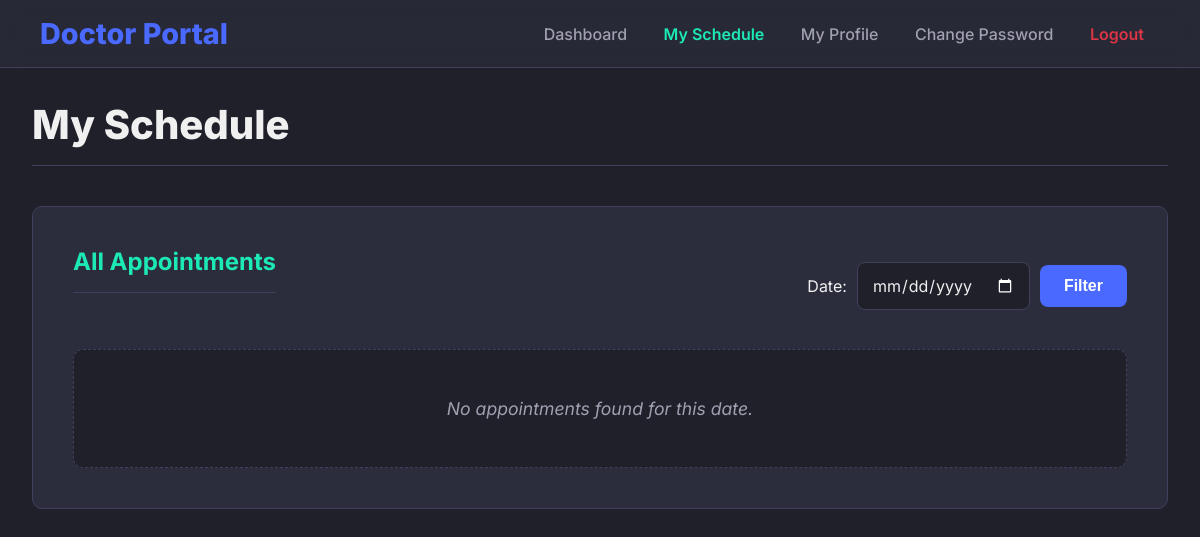
/doctor/schedule/ (signed in), run on an earlier commit of the app's database.
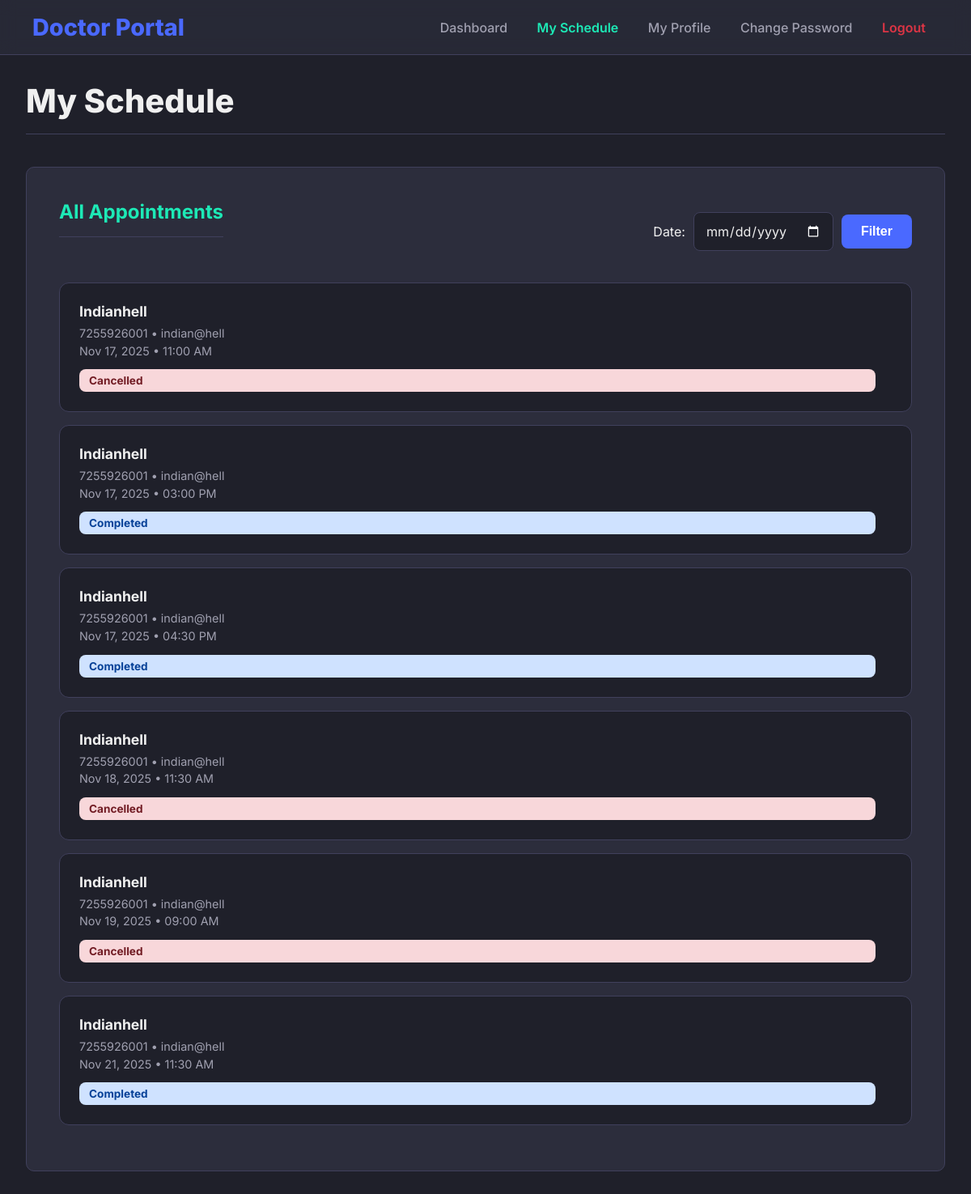
And on a later commit of the database.
### apponiment/models.py (models this page shows, shortened)
class Appointment(models.Model):
    STATUS = (
        ('Pending', 'Pending'),
        ('Approved', 'Approved'),
        ('Cancelled', 'Cancelled'),
        ('Completed', 'Completed'),
    )
    patient = models.ForeignKey(Patient, on_delete=models.CASCADE)
    doctor = models.ForeignKey(Doctor, on_delete=models.CASCADE)
    appointment_date = models.DateField()
    appointment_time = models.TimeField()
    status = models.CharField(max_length=20, choices=STATUS, default='Pending')
    created_at = models.DateTimeField(auto_now_add=True)

### patient/models.py (models this page shows, shortened)
class Patient(models.Model):
    full_name = models.CharField(max_length=100)
    gender = models.CharField(
        max_length=10,
        choices=[('Male', 'Male'), ('Female', 'Female'), ('Other', 'Other')],
        default='Other'
    )
    date_of_birth = models.DateField()
    phone_number = models.CharField(max_length=15, unique=True)
    email = models.EmailField(unique=True)
    address = models.TextField(blank=True, null=True)
    password = models.CharField(max_length=255)  # store hash later, not raw password
    blood_group = models.CharField(
        max_length=5,
        choices=[
            ('A+', 'A+'), ('A-', 'A-'),
            ('B+', 'B+'), ('B-', 'B-'),
            ('O+', 'O+'), ('O-', 'O-'),
            ('AB+', 'AB+'), ('AB-', 'AB-'),
        ],
        blank=True, null=True
    )
    medical_history = models.TextField(blank=True, null=True)
    created_at = models.DateTimeField(auto_now_add=True)

### doctor/views.py (the view)
# urls.py: path('doctor/schedule/', doctor_views.doctor_schedule, name='doctor_schedule'),
def doctor_schedule(request):
    doctor_id = request.session.get('doctor_id')
    if not doctor_id:
        return redirect('doctor_login')
    doctor = get_object_or_404(Doctor, id=doctor_id)
    date_str = request.GET.get('date')
    appointments = Appointment.objects.filter(doctor=doctor).order_by('appointment_date', 'appointment_time')
    if date_str:
        try:
            d = datetime.strptime(date_str, "%Y-%m-%d").date()
            appointments = appointments.filter(appointment_date=d)
        except:
            pass
    return render(request, 'doctor_schedule.html', {
        "doctor": doctor,
        "appointments": appointments
    })

### doctor/templates/doctor_schedule.html (shortened to what this page needs)
{% extends "base.html" %}
{% block nav_schedule %}active{% endblock %}
{% block content %}
<h1 class="page-header">My Schedule</h1>
<div class="card">
    <div class="filter-bar">
        <h3>All Appointments</h3>
        <form method="GET" class="filter-form">
            <label for="date-filter">Date:</label>
            <input type="date" name="date" id="date-filter" value="{{ request.GET.date }}" class="form-input">
            <button type="submit" class="btn btn-filter">Filter</button>
        </form>
    </div>
    {% if appointments %}
        <ul class="appointment-list">
            {% for app in appointments %}
            <li class="appointment-item">
                <div class="left-info">
                    <div class="patient-name">{{ app.patient.full_name }}</div>
                    <div class="patient-card">
                        {{ app.patient.phone_number }} • {{ app.patient.email }}<br>
                        {{ app.appointment_date|date:"M d, Y" }} • {{ app.appointment_time|time:"h:i A" }}
                    </div>
                    <span class="status-badge
                        {% if app.status == 'Pending' %}status-pending
                        {% elif app.status == 'Approved' %}status-approved
                        {% elif app.status == 'Cancelled' %}status-cancelled
                        {% else %}status-completed{% endif %}
                    ">
                        {{ app.status }}
                    </span>
                </div>
            </li>
            {% endfor %}
        </ul>
    {% else %}
        <div class="empty-state">No appointments found for this date.</div>
    {% endif %}
</div>
{% endblock %}

What changed in the data, as far as the page shows it:
added Appointment: patient.full_name "Indianhell", patient.phone_number "7255926001", patient.email "indian@hell", appointment_date "Nov 17, 2025", appointment_time "11:00 AM", status "Cancelled"
added Appointment: patient.full_name "Indianhell", patient.phone_number "7255926001", patient.email "indian@hell", appointment_date "Nov 17, 2025", appointment_time "03:00 PM", status "Completed"
added Appointment: patient.full_name "Indianhell", patient.phone_number "7255926001", patient.email "indian@hell", appointment_date "Nov 17, 2025", appointment_time "04:30 PM", status "Completed"
added Appointment: patient.full_name "Indianhell", patient.phone_number "7255926001", patient.email "indian@hell", appointment_date "Nov 18, 2025", appointment_time "11:30 AM", status "Cancelled"
added Appointment: patient.full_name "Indianhell", patient.phone_number "7255926001", patient.email "indian@hell", appointment_date "Nov 19, 2025", appointment_time "09:00 AM", status "Cancelled"
added Appointment: patient.full_name "Indianhell", patient.phone_number "7255926001", patient.email "indian@hell", appointment_date "Nov 21, 2025", appointment_time "11:30 AM", status "Completed"
Also different on the page:
text no longer shown: "No appointments found for this date."
